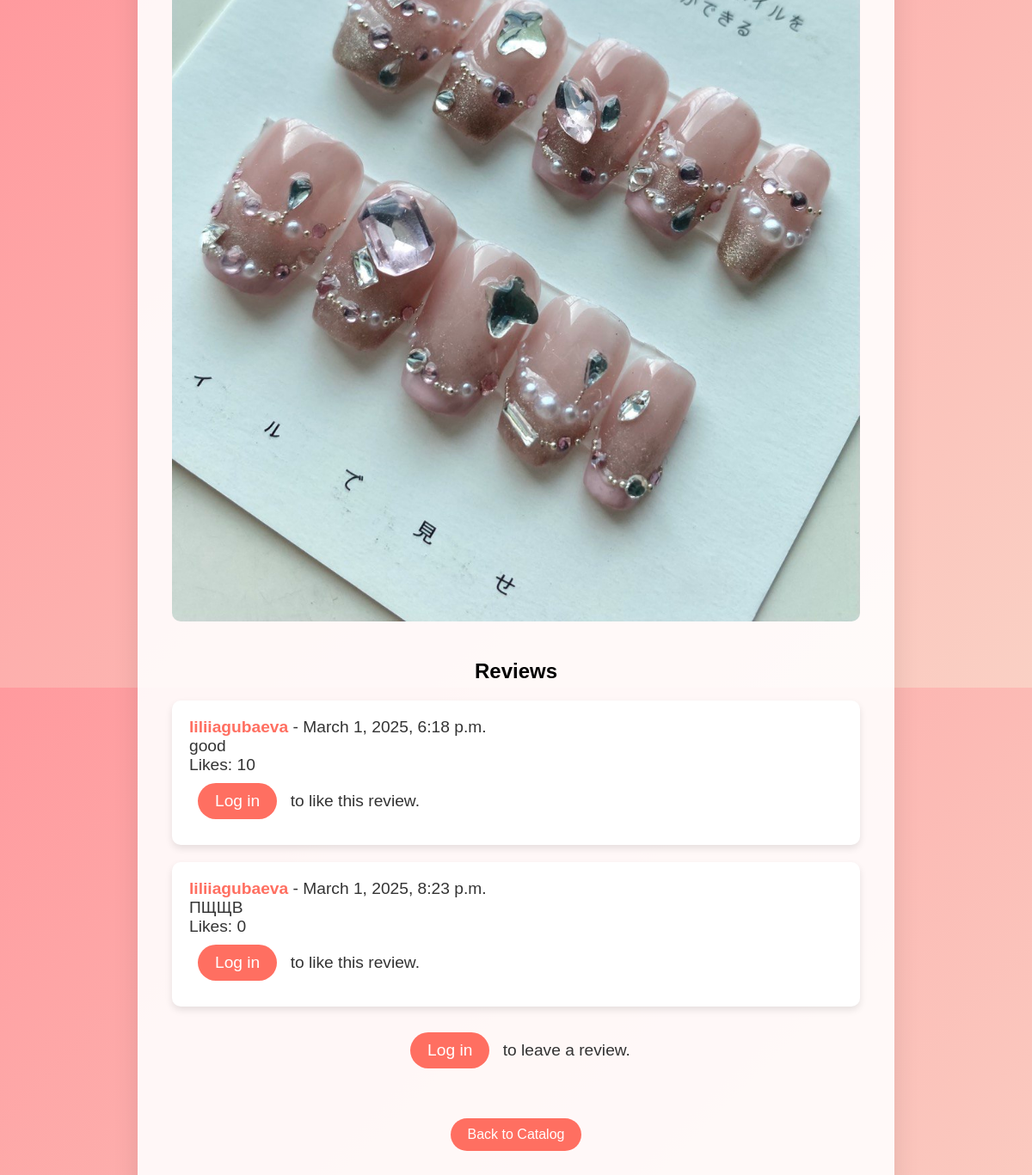
/product/1/, run on the app's committed database.
### nailstore/shop/models.py (models this page shows, shortened)
class Product(models.Model):
    name = models.CharField(max_length=255)
    description = models.TextField()
    price = models.DecimalField(max_digits=10, decimal_places=2)
    image = models.ImageField(upload_to='products/')
    stock = models.PositiveIntegerField()

class Review(models.Model):
    product = models.ForeignKey(Product, on_delete=models.CASCADE, related_name='reviews')
    user = models.ForeignKey(User, on_delete=models.CASCADE)
    text = models.TextField()
    created_at = models.DateTimeField(auto_now_add=True)
    likes = models.PositiveIntegerField(default=0)
    liked_by = models.ManyToManyField(User, related_name='liked_reviews', blank=True)  #users who liked the review

### nailstore/shop/views.py (the view)
# urls.py: path('product/<int:product_id>/', product_detail, name='product_detail'),
def product_detail(request, product_id):
    product = get_object_or_404(Product, id=product_id)
    reviews = Review.objects.filter(product=product)
    return render(request, 'shop/product_detail.html', {'product': product, 'reviews': reviews})

### nailstore/templates/shop/product_detail.html (shortened to what this page needs)
<!DOCTYPE html>
<html>
<head>
    {% load static %}
    <link rel="stylesheet" type="text/css" href="{% static 'shop/styles.css' %}">
</head>
<body>
    <div class="container">
        {% if product.image %}
            <img src="{{ product.image.url }}" alt="{{ product.name }}">
        {% endif %}
        <h2>Reviews</h2>
        {% if reviews %}
            <div class="reviews-section">
                {% for review in reviews %}
                    <div class="review" id="review-{{ review.id }}">
                        <p><strong>{{ review.user.username }}</strong> - {{ review.created_at }}</p>
                        <p>{{ review.text }}</p>
                        <p>Likes: <span id="likes-{{ review.id }}">{{ review.likes }}</span></p>
                        {% if user.is_authenticated %}
                            <button class="like-button" data-review-id="{{ review.id }}" data-action="{% if user in review.liked_by.all %}unlike{% else %}like{% endif %}">
                                {% if user in review.liked_by.all %}Unlike{% else %}Like{% endif %}
                            </button>
                        {% else %}
                            <p><a href="{% url 'login' %}">Log in</a> to like this review.</p>
                        {% endif %}
                    </div>
                {% endfor %}
            </div>
        {% else %}
            <p>No reviews yet.</p>
        {% endif %}
        {% if user.is_authenticated %}
            <a href="{% url 'add_review' product.id %}" class="add-review-link">Add a Review</a>
        {% else %}
            <p><a href="{% url 'login' %}">Log in</a> to leave a review.</p>
        {% endif %}
        <br>
        <a href="{% url 'product_catalog' %}" class="back-link">Back to Catalog</a>
    </div>
</body>
</html>

### nailstore/shop/styles/styles.css (style rules this page uses)
body { font-family: 'Arial', sans-serif; background: linear-gradient(135deg, #ff9a9e 0%, #fad0c4 100%); margin: 0; padding: 0; display: flex; justify-content: center; align-items: center; height: 100vh; text-align: center; }
.container { background: rgba(255, 255, 255, 0.9); padding: 40px; border-radius: 15px; box-shadow: 0 10px 30px rgba(0, 0, 0, 0.1); max-width: 500px; width: 100%; }
p { font-size: 1.2em; color: #333; margin-bottom: 20px; }
a { display: inline-block; margin: 10px; padding: 10px 20px; font-size: 1em; color: #fff; background-color: #ff6f61; border-radius: 25px; text-decoration: none; transition: background-color 0.3s ease, transform 0.3s ease; }
.container { animation: fadeIn 1s ease-in-out; }

### nailstore/templates/shop/product_detail.html (style rules this page uses)
body { font-family: 'Arial', sans-serif; background: linear-gradient(135deg, #ff9a9e 0%, #fad0c4 100%); margin: 0; padding: 0; display: flex; flex-direction: column; align-items: center; min-height: 100vh; text-align: center; }
.container { background: rgba(255, 255, 255, 0.9); padding: 40px; border-radius: 15px; box-shadow: 0 10px 30px rgba(0, 0, 0, 0.1); max-width: 800px; width: 100%; animation: fadeIn 1s ease-in-out; }
p { font-size: 1.2em; color: #333; margin-bottom: 10px; }
img { max-width: 100%; border-radius: 10px; margin-bottom: 20px; }
.reviews-section { margin-top: 20px; text-align: left; }
.review { background: #fff; border-radius: 10px; box-shadow: 0 4px 8px rgba(0, 0, 0, 0.1); padding: 20px; margin-bottom: 20px; transition: transform 0.3s ease, box-shadow 0.3s ease; }
.review p { margin: 0; }
.review strong { color: #ff6f61; }
.back-link { display: inline-block; margin-top: 20px; padding: 10px 20px; font-size: 1em; color: #fff; background-color: #ff6f61; border-radius: 25px; text-decoration: none; transition: background-color 0.3s ease, transform 0.3s ease; }

### data on the page
Product: image (picture)
Review: user.username "liliiagubaeva", created_at "March 1, 2025, 6:18 p.m.", text "good", likes "10"
Review: user.username "liliiagubaeva", created_at "March 1, 2025, 8:23 p.m.", text "ПЩЩВ", likes "0"
